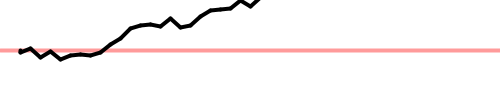
Frame 1 (no input)
Frame 60 (the mouse pressed at the canvas centre just before this capture): identical to frame 1, image omitted
Frame 120 (the mouse held since frame 60 and released just before this capture): identical to frame 1, image omitted

The Processing sketch that drew this single still picture (run headless with seeded random() and noise(); from frame 60 on, the mouse is pressed at the canvas centre):

// Processing sketch: sketch_060
// ── sketch_060.pde
float xstep = 10;
float ystep  = 10;
float lastx = 20;
float lasty = 50;
float y = 50;

void setup() {
    size(500, 100);
    background(255);
    strokeWeight(4);
    smooth();
    
    stroke(255, 0, 0, 100);
    line(0, height/2, width, height/2);

    for(int x = 20; x <= 480; x += xstep){
        ystep = random(20) - 10; // range -10 to 10
        y += ystep;
        if(lastx > -999){
            stroke(0);
            line(x, y, lastx, lasty);
        }
        lastx = x;
        lasty = y;
    }
}

void draw() {
}

void fadeToWhite() {
    noStroke();
    fill(99, 30);
    rectMode(CORNER);
    rect(0, 0, width, height);
}

color randomRGBColor() {
    color c = color(random(256), random(256), random(256));
    return c;
}

void keyPressed(){
    if(keyCode == ENTER) save("screen.png");
}
